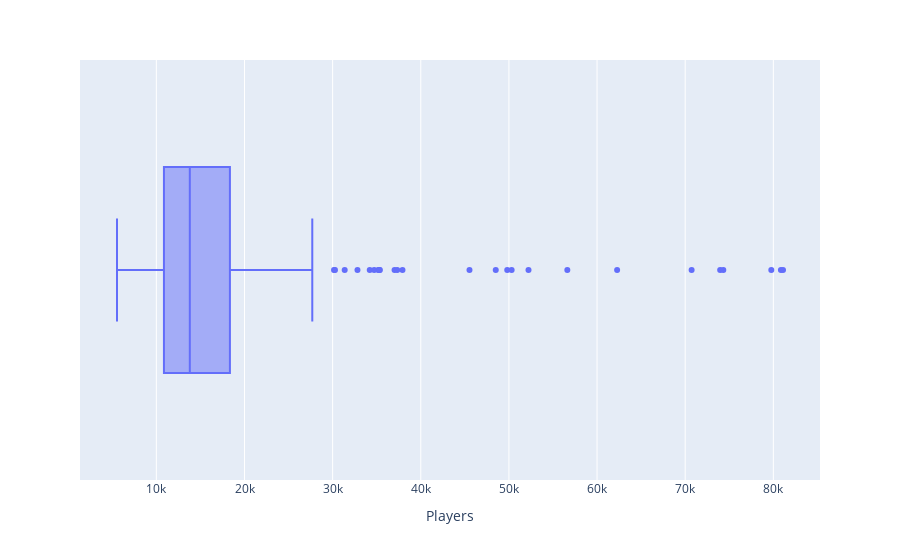

Notebook code for this chart:
### Code cell
boxplot = px.box(df_american,x='Players')
boxplot.show()

### Figure 1 — Plotly figure (JSON) as saved in the notebook; plotly's stock layout.template omitted (floating-point values rounded to 4 significant figures; data arrays with more than 128 entries replaced by an {"elided": "..."} marker saying what was removed)
{"data": [{"alignmentgroup": "True", "hovertemplate": "Players=%{x}<extra></extra>", "legendgroup": "", "marker": {"color": "#636efa"}, "name": "", "notched": false, "offsetgroup": "", "orientation": "h", "showlegend": false, "type": "box", "x": {"elided": "2490 int values"}, "x0": " ", "xaxis": "x", "y0": " ", "yaxis": "y"}], "layout": {"boxmode": "group", "legend": {"tracegroupgap": 0}, "margin": {"t": 60}, "xaxis": {"anchor": "y", "domain": [0, 1], "title": {"text": "Players"}}, "yaxis": {"anchor": "x", "domain": [0, 1]}}}
